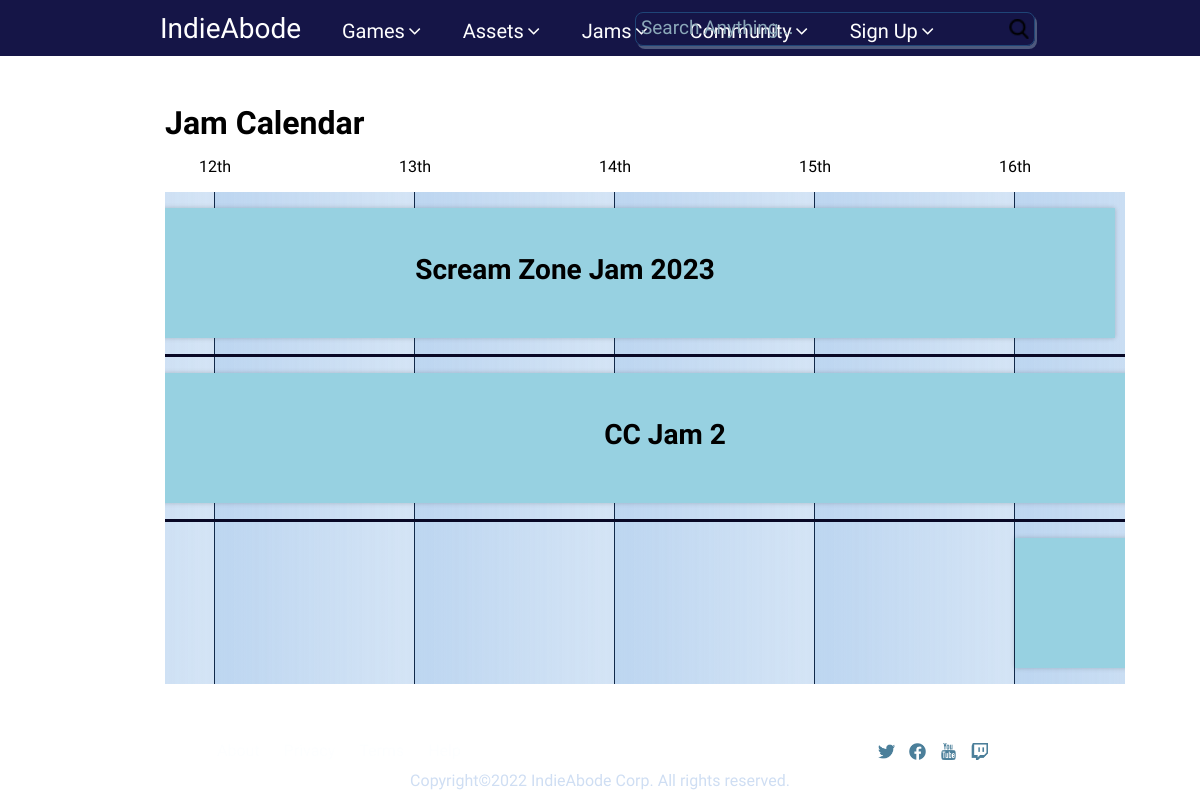
The app's page /jamsCalender, older data.
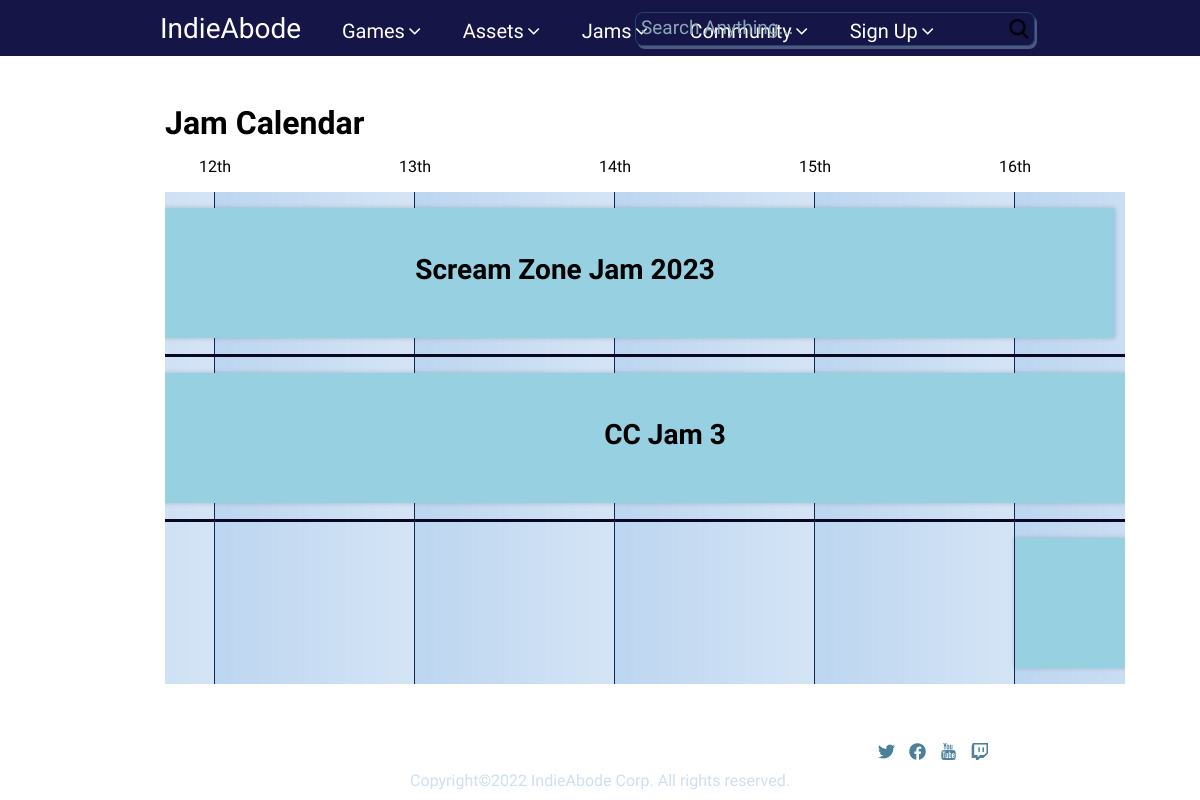
The same page, newer data.
### tables this page shows
CREATE TABLE `gamejam` (
  `gameJamID` int(11) NOT NULL,
  `submissionStartDate` datetime NOT NULL,
  `submissionEndDate` datetime NOT NULL,
  `jamContent` text NOT NULL,
  `votingEndDate` datetime NOT NULL,
  `jamTitle` varchar(255) NOT NULL,
  `jamTagline` varchar(255) NOT NULL,
  `jamType` varchar(20) NOT NULL,
  `jamCriteria` varchar(255) NOT NULL,
  `jamVisibility` varchar(20) NOT NULL,
  `maxParticipants` int(11) NOT NULL,
  `canJoinAfterStarted` int(11) NOT NULL,
  `jamHostID` int(11) NOT NULL,
  `jamVoters` varchar(30) NOT NULL,
  `jamTwitter` varchar(255) NOT NULL,
  `jamCoverImg` varchar(255) NOT NULL,
  `joinedCount` int(11) NOT NULL DEFAULT 0,
  `submissionsCount` int(11) NOT NULL DEFAULT 0,
  `jamTheme` varchar(250) NOT NULL,
  `ratings` int(11) NOT NULL DEFAULT 0
);

### libs/View.php (called while the page is built, shortened)
<?php
class View
{
    public function render($viewName)
    {
        require 'views/' . $viewName . '.php';
    }
}

### controllers/JamsCalender.php (called while the page is built, shortened)
<?php
class JamsCalender extends Controller
{
    function index()
    {
        $monthList = ['Jan', 'Feb', 'Mar', 'Apr', 'May', 'Jun', 'Jul', 'Aug', 'Sep', 'Oct', 'Nov', 'Dec'];
        $currentMonth = date('m');
        $visibleMonthList = [];
        array_push($visibleMonthList, $monthList[(int)$currentMonth - 2]);
        array_push($visibleMonthList, $monthList[(int)$currentMonth - 1]);
        array_push($visibleMonthList, $monthList[(int)$currentMonth]);
        $this->view->months = $visibleMonthList;
        $allJams = $this->model->GetGamejams($currentMonth);
        $jamsCount = count($allJams);
        $row1 = [];
        $row2 = [];
        for ($i = 0; $i < $jamsCount; $i++) {
            if ($i == 0) {
                array_push($row1, $allJams[$i]);
            } else if ($allJams[$i]['submissionStartDate'] < $allJams[$i - 1]['votingEndDate']) {
                array_push($row2, $allJams[$i]);
            } else if ($allJams[$i]['submissionStartDate'] > $allJams[$i - 1]['votingEndDate']) {
                array_push($row1, $allJams[$i]);
            }
        }
        $row3 = $row2;
        $row4 = [];
        $row2Count = count($row2);
        for ($i = 1; $i < $row2Count; $i++) {
            if ($row3[$i]['submissionStartDate'] < $row3[$i - 1]['votingEndDate']) {
                array_push($row4, $row3[$i]);
                unset($row2[$i]);
            }
        }
        $this->view->firstRow = $row1;
        $this->view->secondRow = $row2;
        $this->view->thirdRow = $row4;
        $this->view->render('GameJam/JamCalender');
    }
}

### index.php (called while the page is built, shortened)
<?php
require 'libs/Controller.php';
require 'libs/Model.php';
require 'libs/View.php';
$app = new App();

### libs/Model.php (called while the page is built)
<?php
class Model
{
    function __construct()
    {
        $this->db = new Database(DB_TYPE, DB_HOST, DB_NAME, DB_USER, DB_PASSWORD);
    }
}

### models/JamsCalender_Model.php (called while the page is built, shortened)
<?php
class JamsCalender_Model extends Model
{
    function GetGamejams($currentMonth)
    {
        $previousMonth = '0' . ($currentMonth - 1);
        $nextMonth = '0' . ($currentMonth + 1);
        $previousMonthSubmissionDate = '2023-' . $previousMonth .  '-%';
        $previousMonthVotingEndDate = '2023-' . $previousMonth . '-%';
        $currentMonthSubmissionDate = '2023-' . $currentMonth .  '-%';
        $currentMonthVotingEndDate = '2023-' . $currentMonth . '-%';
        $nextMonthSubmissionDate = '2023-' . $nextMonth .  '-%';
        $nextMonthVotingEndDate = '2023-' . $nextMonth . '-%';
        $sql = "SELECT gameJamID, submissionStartDate, votingEndDate, jamTitle
                FROM gamejam WHERE submissionStartDate LIKE '$previousMonthSubmissionDate' OR
                votingEndDate LIKE '$previousMonthVotingEndDate' OR
                submissionStartDate LIKE '$currentMonthSubmissionDate' OR
                votingEndDate LIKE '$currentMonthVotingEndDate' OR
                submissionStartDate LIKE '$nextMonthSubmissionDate' OR
                votingEndDate LIKE '$nextMonthVotingEndDate'
                ORDER BY submissionStartDate ASC";
        $stmt = $this->db->prepare($sql);
        $stmt->execute();
        return $stmt->fetchAll();
    }
}

### libs/Controller.php (called while the page is built, shortened)
<?php
class Controller
{
    public function loadModel($modelName)
    {
        $path = 'models/' . $modelName . '_Model.php';
        if (file_exists($path)) {
            $this->model = new $className();
        }
    }
}

### views/GameJam/JamCalender.php (the view, shortened to what the changed rows need)
<!DOCTYPE html>
<html lang="en">
<head>
</head>
<body onload="scrollRight()">
    <?php
    include 'includes/navbar.php';
    ?>
    <div class="container" style="margin-top: 3rem">
        <h1 id="header-calender">Jam Calendar</h1>
        <div class="ofs-timeline" id="timeline-full">
            <div class="ofs-timeline-track">
                <?php foreach ($this->secondRow as $row2) { ?>
                    <?php
                    $startMonth = substr($row2['submissionStartDate'], 5, 2);
                    $startDate = substr($row2['submissionStartDate'], 8, 2);
                    $endMonth = substr($row2['votingEndDate'], 5, 2);
                    $endDate = substr($row2['votingEndDate'], 8, 2);
                    $currentMonth = date('m');
                    ?>
                    <?php if ((int)$startMonth == $currentMonth - 1 && (int)$endMonth == $currentMonth - 1) { ?>
                        <?php if ($startDate < 15) { ?>
                            <div class="ofs-timeline-item start-p-15-am end-p-<?= $endDate ?>-pm">
                                <h6><a href="<?php echo BASE_URL; ?>jam?id=<?= $row2['gameJamID'] ?>"><?= $row2['jamTitle'] ?></a></h6>
                            </div>
                        <?php } else { ?>
                            <div class="ofs-timeline-item start-p-<?= $startDate ?>-am end-p-<?= $endDate ?>-pm">
                                <h6><a href="<?php echo BASE_URL; ?>jam?id=<?= $row2['gameJamID'] ?>"><?= $row2['jamTitle'] ?></a></h6>
                            </div>
                        <?php } ?>
                    <?php } else if ($startMonth == $currentMonth && $endMonth == $currentMonth) { ?>
                        <div class="ofs-timeline-item start-c-<?= $startDate ?>-am end-c-<?= $endDate ?>-pm">
                            <h6><a href="<?php echo BASE_URL; ?>jam?id=<?= $row2['gameJamID'] ?>"><?= $row2['jamTitle'] ?></a></h6>
                        </div>
                    <?php } else if ((int)$startMonth == $currentMonth + 1 && (int)$endMonth == $currentMonth + 1) { ?>
                        <?php if ($endDate > 15) { ?>
                            <div class="ofs-timeline-item start-n-<?= $startDate ?>-am end-n-15-pm">
                                <h6><a href="<?php echo BASE_URL; ?>jam?id=<?= $row2['gameJamID'] ?>"><?= $row2['jamTitle'] ?></a></h6>
                            </div>
                        <?php } else { ?>
                            <div class="ofs-timeline-item start-n-<?= $startDate ?>-am end-n-<?= $endDate ?>-pm">
                                <h6><a href="<?php echo BASE_URL; ?>jam?id=<?= $row2['gameJamID'] ?>"><?= $row2['jamTitle'] ?></a></h6>
                            </div>
                        <?php } ?>
                    <?php } else if ((int)$startMonth < $currentMonth - 1 && (int)$endMonth == $currentMonth - 1) { ?>
                        <div class="ofs-timeline-item start-p-15-am end-p-<?= $endDate ?>-pm">
                            <h6><a href="<?php echo BASE_URL; ?>jam?id=<?= $row2['gameJamID'] ?>"><?= $row2['jamTitle'] ?></a></h6>
                        </div>
                    <?php } else if ((int)$startMonth == $currentMonth - 1 && (int)$endMonth == $currentMonth) { ?>
                        <div class="ofs-timeline-item start-p-<?= $startDate ?>-am end-c-<?= $endDate ?>-pm">
                            <h6><a href="<?php echo BASE_URL; ?>jam?id=<?= $row2['gameJamID'] ?>"><?= $row2['jamTitle'] ?></a></h6>
                        </div>
                    <?php } else if ((int)$startMonth == $currentMonth && (int)$endMonth == $currentMonth + 1) { ?>
                        <div class="ofs-timeline-item start-c-<?= $startDate ?>-am end-n-<?= $endDate ?>-pm">
                            <h6><a href="<?php echo BASE_URL; ?>jam?id=<?= $row2['gameJamID'] ?>"><?= $row2['jamTitle'] ?></a></h6>
                        </div>
                    <?php } ?>
                <?php } ?>
            </div>
        </div>
    </div>
    <?php
    include 'includes/footer.php';
    ?>
</body>
</html>

Row changes from the older to the newer data that the page shows:
changed gamejam: jamTitle "CC Jam 2" → "CC Jam 3"
